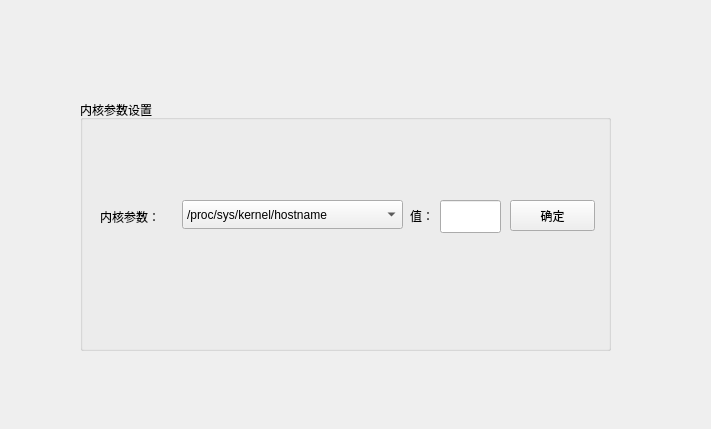
<?xml version="1.0" encoding="UTF-8"?>
<ui version="4.0">
 <class>KernalParamPage</class>
 <widget class="QWidget" name="KernalParamPage">
  <property name="geometry">
   <rect>
    <x>0</x>
    <y>0</y>
    <width>711</width>
    <height>429</height>
   </rect>
  </property>
  <property name="windowTitle">
   <string>Form</string>
  </property>
  <widget class="QGroupBox" name="groupBox">
   <property name="geometry">
    <rect>
     <x>80</x>
     <y>100</y>
     <width>531</width>
     <height>251</height>
    </rect>
   </property>
   <property name="title">
    <string>内核参数设置</string>
   </property>
   <widget class="QComboBox" name="param_comboBox">
    <property name="geometry">
     <rect>
      <x>102</x>
      <y>100</y>
      <width>221</width>
      <height>29</height>
     </rect>
    </property>
    <item>
     <property name="text">
      <string>/proc/sys/kernel/hostname</string>
     </property>
    </item>
    <item>
     <property name="text">
      <string>/proc/sys/net/ipv4/ip_default_ttl</string>
     </property>
    </item>
    <item>
     <property name="text">
      <string>/proc/sys/net/ipv4/ip_forward</string>
     </property>
    </item>
   </widget>
   <widget class="QPushButton" name="pushButton">
    <property name="geometry">
     <rect>
      <x>430</x>
      <y>100</y>
      <width>85</width>
      <height>31</height>
     </rect>
    </property>
    <property name="text">
     <string>确定</string>
    </property>
   </widget>
   <widget class="QLabel" name="label_2">
    <property name="geometry">
     <rect>
      <x>330</x>
      <y>100</y>
      <width>30</width>
      <height>31</height>
     </rect>
    </property>
    <property name="maximumSize">
     <size>
      <width>30</width>
      <height>16777215</height>
     </size>
    </property>
    <property name="text">
     <string>值：</string>
    </property>
   </widget>
   <widget class="QLabel" name="label">
    <property name="geometry">
     <rect>
      <x>20</x>
      <y>100</y>
      <width>70</width>
      <height>33</height>
     </rect>
    </property>
    <property name="maximumSize">
     <size>
      <width>70</width>
      <height>16777215</height>
     </size>
    </property>
    <property name="text">
     <string>内核参数：</string>
    </property>
   </widget>
   <widget class="QLineEdit" name="lineEdit">
    <property name="geometry">
     <rect>
      <x>360</x>
      <y>100</y>
      <width>61</width>
      <height>33</height>
     </rect>
    </property>
    <property name="maximumSize">
     <size>
      <width>60000</width>
      <height>16777215</height>
     </size>
    </property>
   </widget>
  </widget>
 </widget>
 <resources/>
 <connections/>
</ui>
